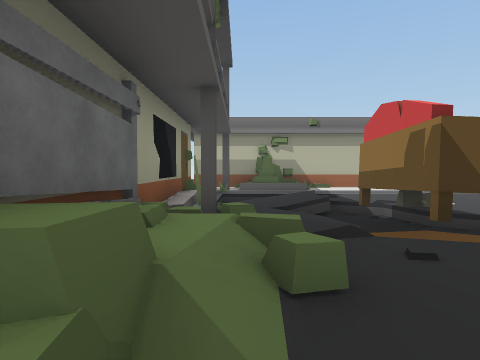
View 1 (above)

16 first-person views from a walk through a scene from a Unity 3-D project. The camera is 1.5 m above the floor, tilts 2° down and sees 75° across. The floor is counted in squares, 2 m on a side. Each view is taken from the middle of a square. On the plan, view 1 faces up. The plan holds only what a view shows up to about 10 squares ahead; the rest is blank. The place goes on beyond the plan. The player is left out.

View 2
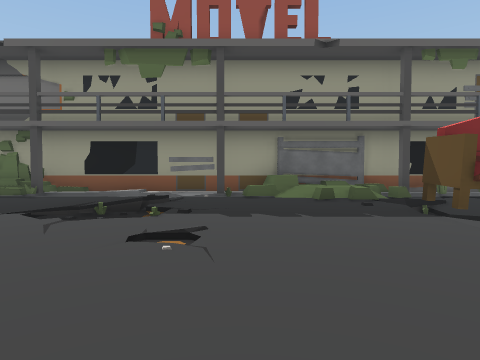

View 3
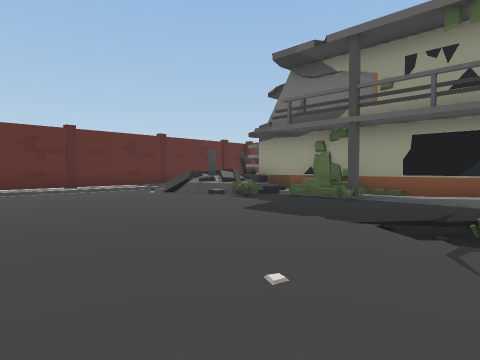

View 4
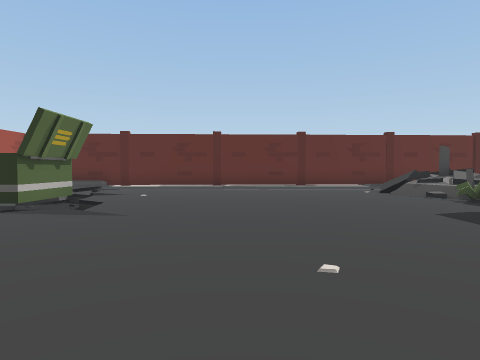

View 5
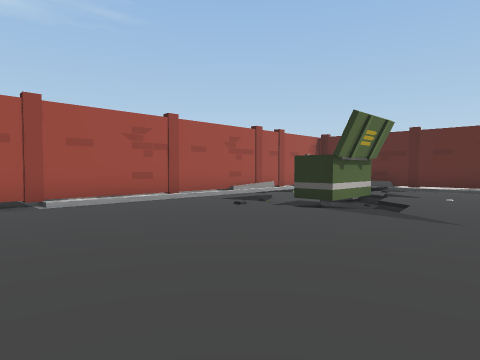

View 6
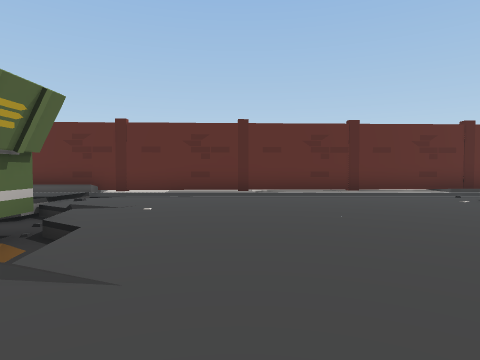

View 7
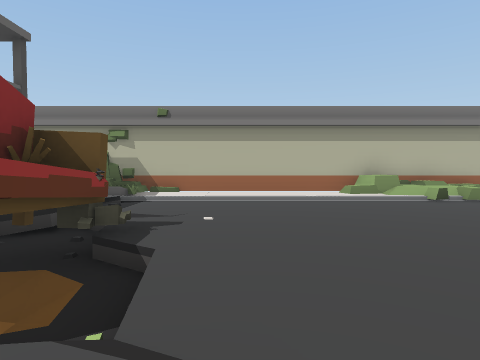

View 8
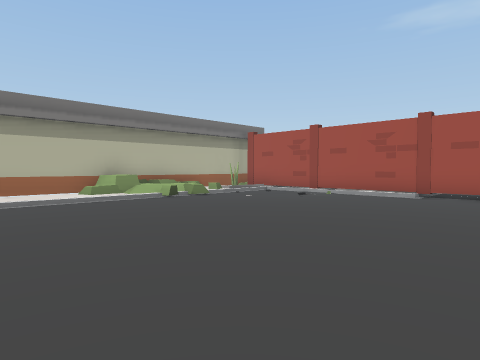

View 9
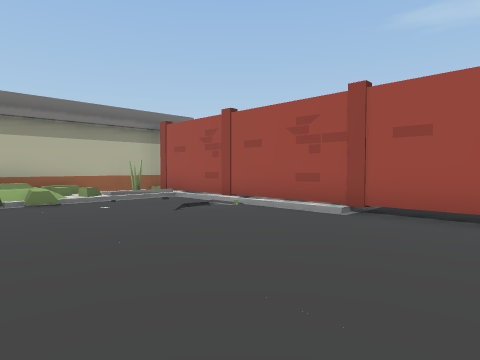

View 10
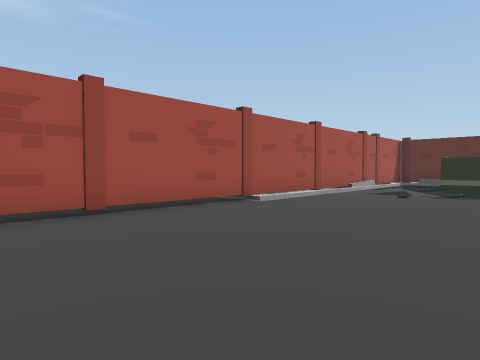

View 11
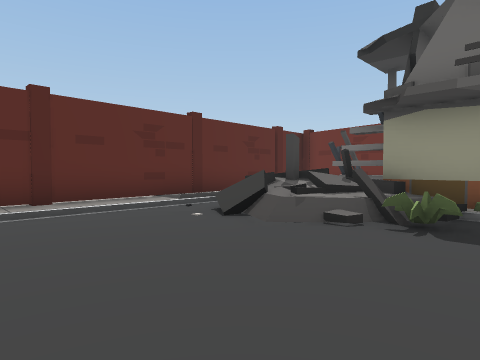

View 12
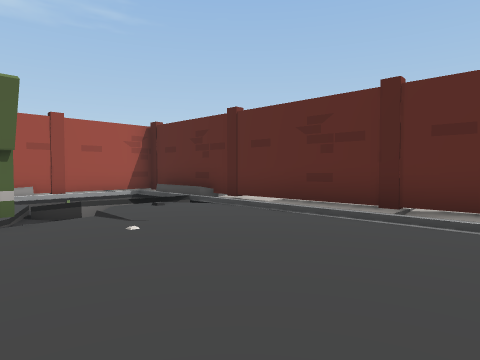

View 13
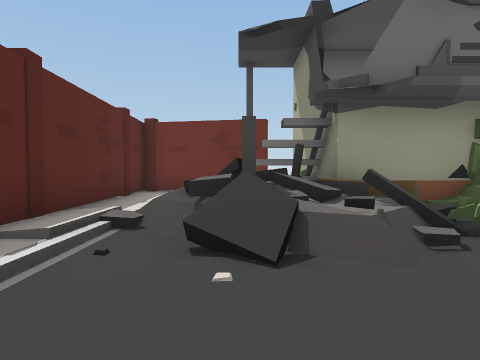

View 14
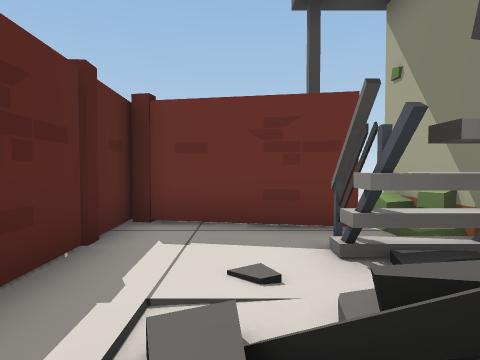

View 15
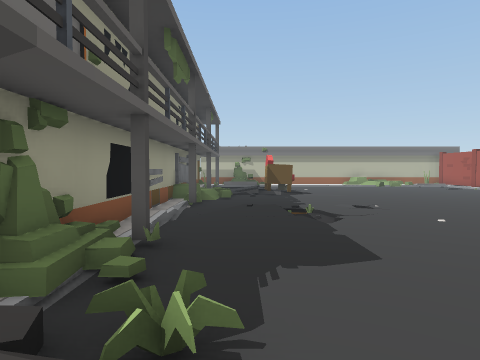

View 16
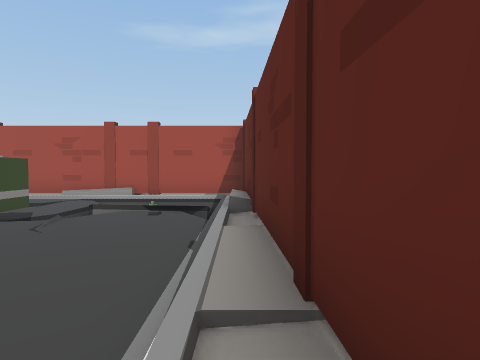

### Floor plan
Key: @ floor where view 1 was taken; # wall or solid block; x gap in a wall; . main floor; : floor 0.25 m higher than the main floor; - floor 0.25 m lower than the main floor; + floor 0.5 m higher than the main floor; _ floor 0.5 m lower than the main floor; / step, stairs or slope; = window, fence, low wall or low ledge; S sofa; O other object.
Columns run from 5 left of view 1 to 15 right of it. Each row starts with its distance up from view 1.
 11       ##############
 10     ###=..::.:////:##
  9     ==#=.........../#
  8     #-............./#
  7     #-.:=.........//#
  6     #.-SS........../#
  5     ##-SS/........./#
  4    ###:#S/..........#
  3    #/=..//..........#
  2    #+/..............#
  1    ##/..............#
  0    #/@..............#
 -1    #:#..............#
 -2    #:////...........#
 -3    #/////........../#
 -4    #/............../#
 -5    #/............../#
 -6    #/#......../..../#
 -7    #//......../OO///#
 -8    #//=.......//O///#
 -9 #####=/......../_///#
-10 #/###//........=_/ /#
-11 #x#//=/.........#/ /#
-12 #::://..........////#
-13 #:::://::::/:://///##
-14 ####################

Where each view was taken, in squares from view 1:
view 1: 0 up, 0 right, facing up
view 2: 0 up, 8 right, facing left
view 3: 2 down, 7 right, facing down-left
view 4: 1 down, 6 right, facing down
view 5: 1 down, 7 right, facing down-right
view 6: 4 down, 7 right, facing down
view 7: 2 up, 5 right, facing up
view 8: 2 up, 5 right, facing up-right
view 9: 2 up, 9 right, facing up-right
view 10: 3 up, 9 right, facing down-right
view 11: 7 down, 5 right, facing down-left
view 12: 8 down, 5 right, facing down-right
view 13: 11 down, 4 right, facing left
view 14: 12 down, 0 right, facing left
view 15: 10 down, 1 right, facing up
view 16: 13 down, 5 right, facing right
